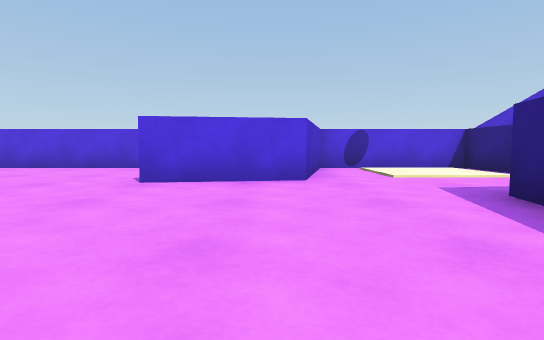
view 1 (above)

23 first-person views from a walk through a scene from a Unity 3-D project. The camera is 0.48 m above the floor, tilts 4° down and sees 80° across. The floor is counted in squares, 1 m on a side. Each view is taken from the middle of a square. On the plan, view 1 faces up. The plan holds only what a view shows up to about 9 squares ahead; the rest is blank. The place goes on beyond the plan. The player is left out.

view 2
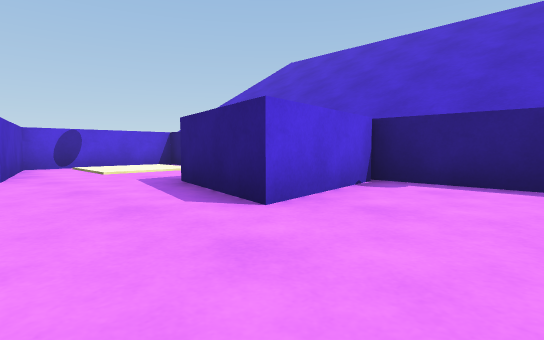

view 3
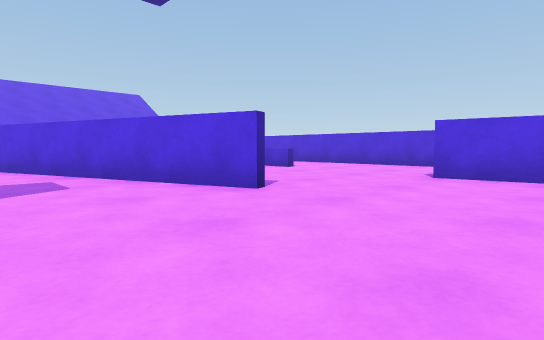

view 4
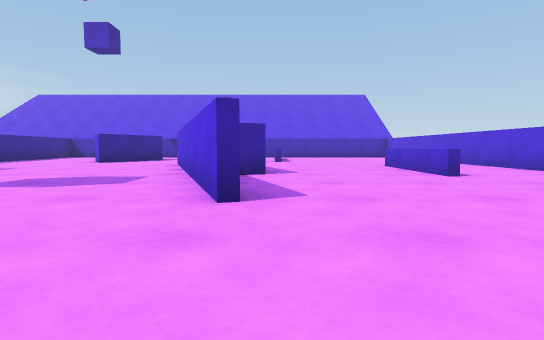

view 5
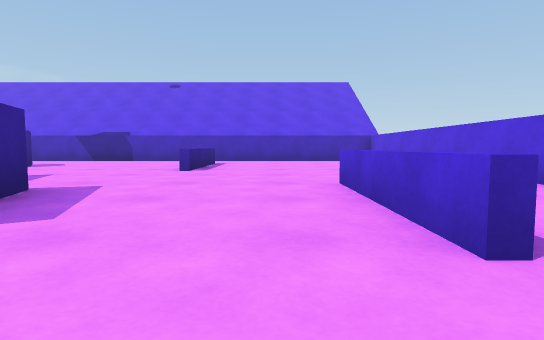

view 6
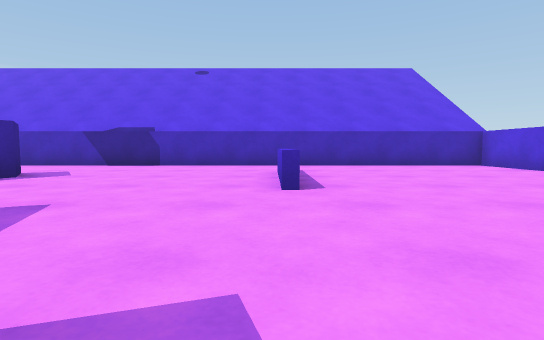

view 7
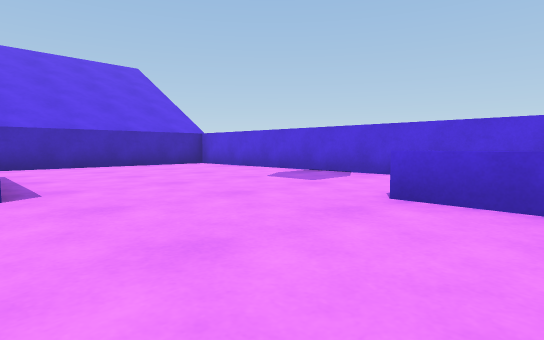

view 8
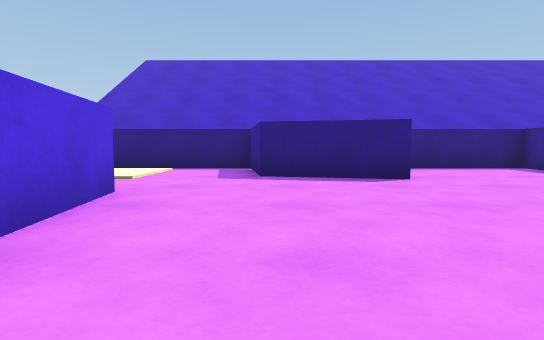

view 9
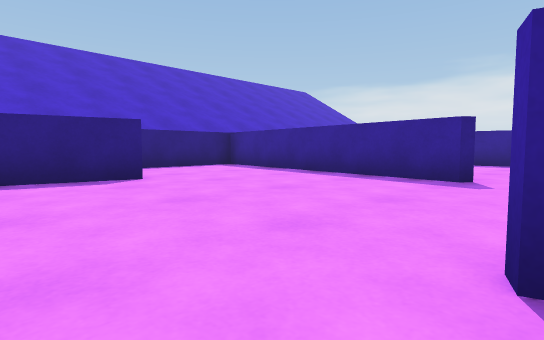

view 10
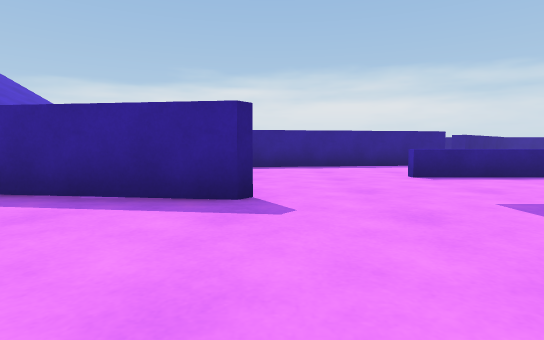

view 11
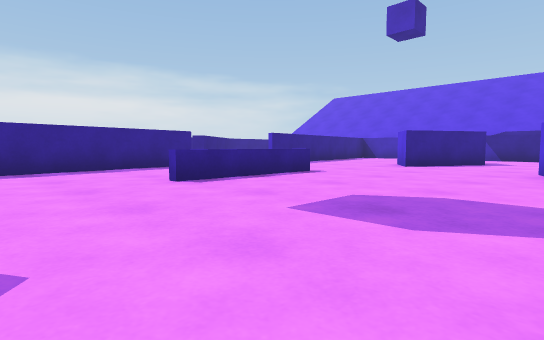

view 12
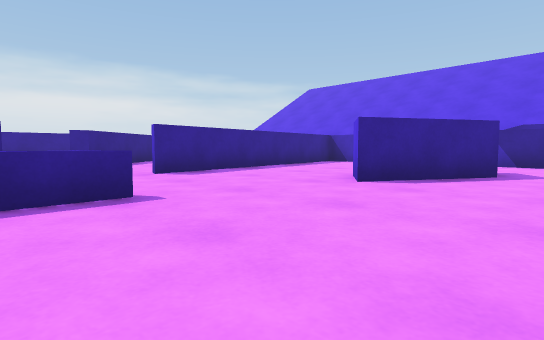

view 13
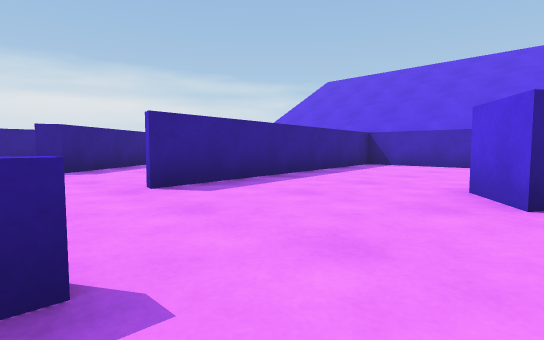

view 14
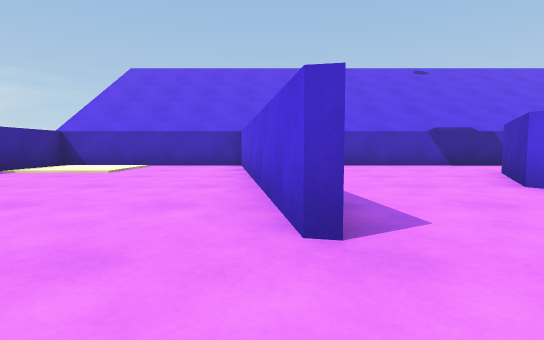

view 15
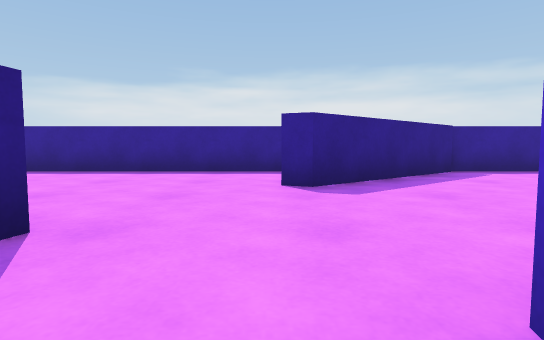

view 16
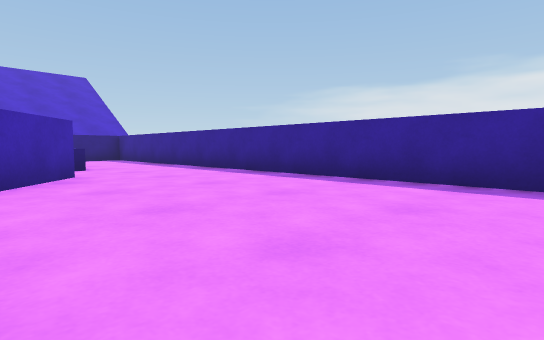

view 17
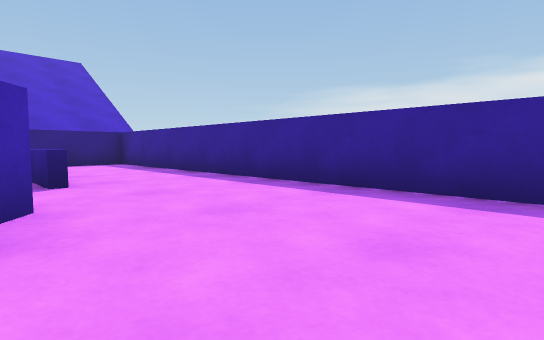

view 18
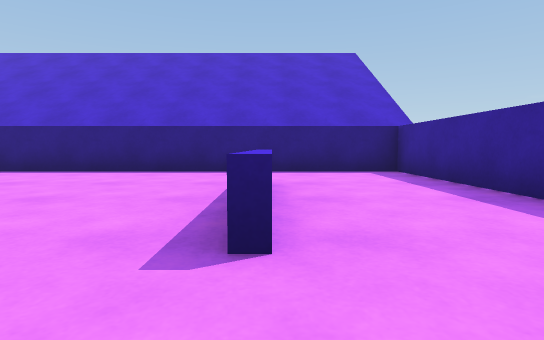

view 19
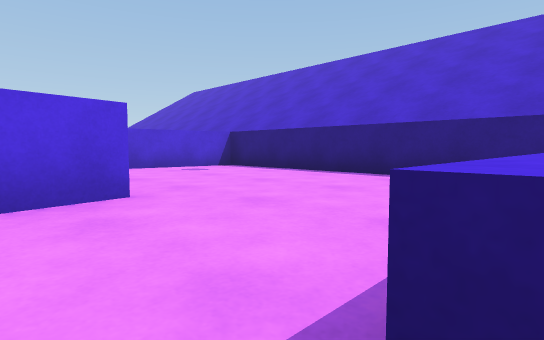

view 20
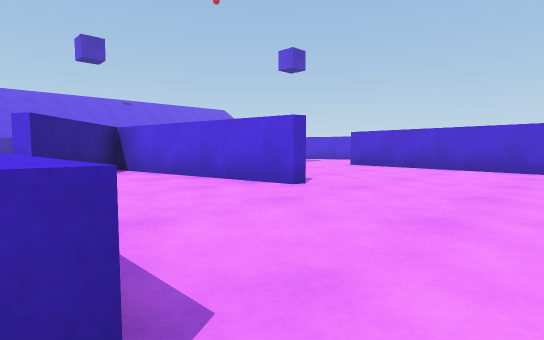

view 21
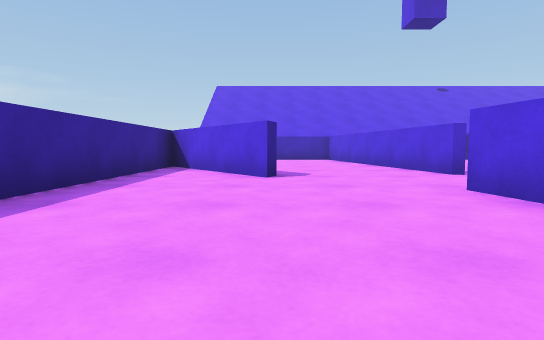

view 22
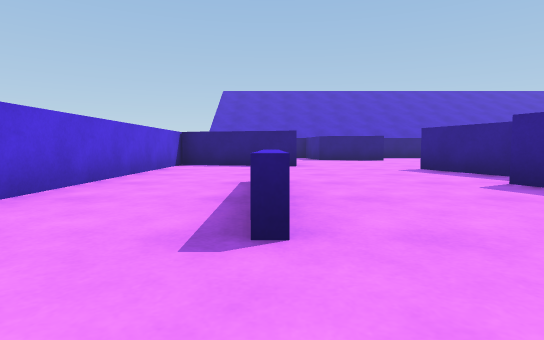

view 23
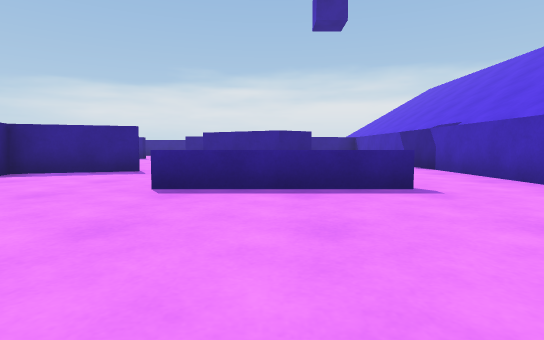

### Floor plan
Points are (right, up) in squares from view 1. A wall is a line through its corners. A room is listed if a view was taken in it or the views show most of it. See-through windows are left out.
Room 1 (views 1, 2, 3, 4, 5, 6, 7, 8, 9, 10, 11, 22, 23)
walls: (-4.7, 1.1) (-2.8, 1.7); (-5.7, 0.5) (-6.6, 0.2); (-9.4, -0.5) (-7.2, 0.2); (-1.8, -1.9) (4.6, -2.8); (4.5, 3.4) (4.5, 7.5) (1.1, 7.5) (0.5, 4.7) (-1.8, 4.4) (-1.1, 7.5) (-15.5, 7.5) (-15.5, 1.5); (4.5, -3.1) (4.5, 1.4)
low walls: (-5.2, 4.9) (-8.4, 4.9); (-13.6, 2.3) (-10.5, 2.3)
ways out: opening at (-14.5, 2) to room 2; opening at (-10, 1) to room 2; opening at (-6, 0) to room 2; opening at (-1.5, -0.5) to room 2
objects: block (-7, 1) to (-6, 2); block (2, 1) to (4, 3)
Room 2 (views 12, 13, 14, 15, 17, 18, 19, 20, 21)
walls: (-5.7, -7.7) (-6.7, -7.8); (-6.6, -7.6) (-0.7, -6.8); (-2, -9.5) (-3.4, -8.4); (-8.5, -9.9) (-8.1, -10.1) (-11.2, -12.5) (4.5, -12.5) (4.5, -3.1); (0.3, -6.8) (-4.1, -7.5) (-1.8, -9.3); (-6.6, 0.2) (-9.4, -0.7); (-2.7, 1.5) (-5.7, 0.5); (4.5, -3) (-1.9, -2.1); (-15.2, -7.6) (-8.6, -6.6); (-15.5, 1.5) (-15.5, -7.4)
low walls: (-7.4, -4.1) (-4.2, -4.1); (-0.6, -9.8) (0.5, -9.8); (-10.8, 2.1) (-12.9, 2.1)
ways out: opening at (-14.5, 2) to room 1; opening at (-10, 1) to room 1; opening at (-6, 0) to room 1; opening at (-1.5, -0.5) to room 1; opening at (-7.5, -8.5) to room 3; opening at (-7.5, -7) to room 3
objects: block (-13, -4) to (-10, -2)
Room 3 (view 16)
walls: (-11.5, -12.3) (-8.5, -9.9); (-15.5, -7.8) (-15.5, -12.5) (-11.5, -12.5); (-8.6, -6.8) (-15.2, -7.8)
ways out: opening at (-7.5, -8.5) to room 2; opening at (-7.5, -7) to room 2

Where each view was taken, in squares from view 1:
view 1: 0 up, 0 right, facing up
view 2: 1 down, 0 right, facing up-right
view 3: 1 down, 0 right, facing up-left
view 4: 2 up, 0 right, facing left
view 5: 4 up, 4 left, facing left
view 6: 2 up, 7 left, facing left
view 7: 2 up, 7 left, facing up-left
view 8: 3 up, 3 left, facing right
view 9: 3 up, 3 left, facing down-right
view 10: 1 up, 2 left, facing down
view 11: 0 up, 2 left, facing down-left
view 12: 1 down, 6 left, facing down-left
view 13: 3 down, 7 left, facing down-left
view 14: 7 down, 7 left, facing left
view 15: 6 down, 8 left, facing down
view 16: 8 down, 8 left, facing down-right
view 17: 9 down, 5 left, facing down-right
view 18: 10 down, 2 left, facing right
view 19: 10 down, 1 left, facing up-right
view 20: 10 down, 3 right, facing up-left
view 21: 10 down, 3 left, facing left
view 22: 5 up, 10 left, facing right
view 23: 6 up, 12 left, facing down
